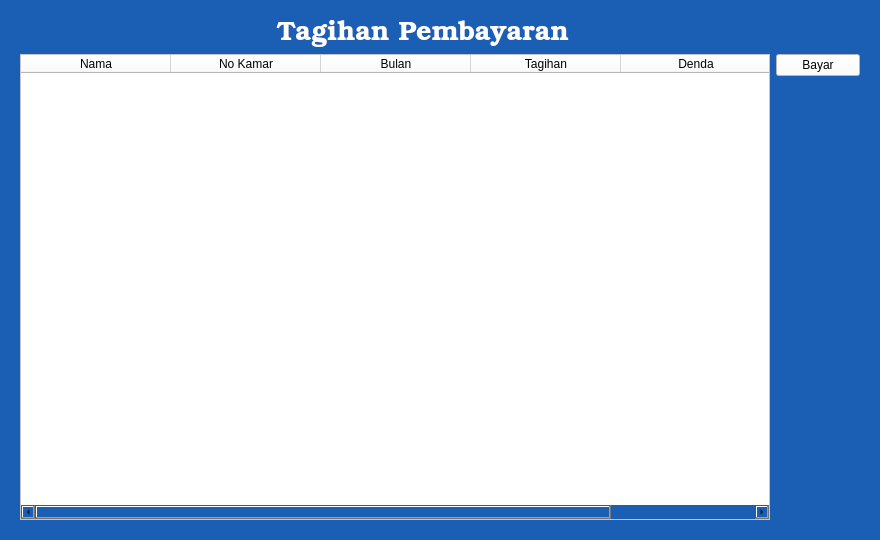
<?xml version="1.0" encoding="UTF-8"?>
<ui version="4.0">
 <class>Form</class>
 <widget class="QWidget" name="Form">
  <property name="geometry">
   <rect>
    <x>0</x>
    <y>0</y>
    <width>880</width>
    <height>540</height>
   </rect>
  </property>
  <property name="windowTitle">
   <string>Form</string>
  </property>
  <property name="styleSheet">
   <string notr="true">background-color: rgb(26, 95, 180);</string>
  </property>
  <layout class="QGridLayout" name="gridLayout_2">
   <item row="0" column="0">
    <widget class="QWidget" name="widget_pembayaran" native="true">
     <layout class="QGridLayout" name="gridLayout">
      <item row="3" column="3">
       <layout class="QVBoxLayout" name="verticalLayout_2">
        <item>
         <widget class="QPushButton" name="pb_bayar">
          <property name="styleSheet">
           <string notr="true">background-color: rgb(255, 255, 255);</string>
          </property>
          <property name="text">
           <string>Bayar</string>
          </property>
         </widget>
        </item>
        <item>
         <spacer name="verticalSpacer_2">
          <property name="orientation">
           <enum>Qt::Vertical</enum>
          </property>
          <property name="sizeHint" stdset="0">
           <size>
            <width>20</width>
            <height>40</height>
           </size>
          </property>
         </spacer>
        </item>
       </layout>
      </item>
      <item row="1" column="0">
       <spacer name="horizontalSpacer">
        <property name="orientation">
         <enum>Qt::Horizontal</enum>
        </property>
        <property name="sizeType">
         <enum>QSizePolicy::Maximum</enum>
        </property>
        <property name="sizeHint" stdset="0">
         <size>
          <width>250</width>
          <height>20</height>
         </size>
        </property>
       </spacer>
      </item>
      <item row="3" column="0" colspan="3">
       <widget class="QTableWidget" name="tableWidget">
        <property name="sizePolicy">
         <sizepolicy hsizetype="Maximum" vsizetype="Ignored">
          <horstretch>0</horstretch>
          <verstretch>0</verstretch>
         </sizepolicy>
        </property>
        <property name="minimumSize">
         <size>
          <width>750</width>
          <height>0</height>
         </size>
        </property>
        <property name="styleSheet">
         <string notr="true">background-color: rgb(255, 255, 255);
font: 300 11pt &quot;URW Bookman&quot;;</string>
        </property>
        <property name="selectionMode">
         <enum>QAbstractItemView::SingleSelection</enum>
        </property>
        <property name="selectionBehavior">
         <enum>QAbstractItemView::SelectColumns</enum>
        </property>
        <attribute name="horizontalHeaderCascadingSectionResizes">
         <bool>true</bool>
        </attribute>
        <attribute name="horizontalHeaderDefaultSectionSize">
         <number>150</number>
        </attribute>
        <column>
         <property name="text">
          <string>Nama</string>
         </property>
        </column>
        <column>
         <property name="text">
          <string>No Kamar</string>
         </property>
        </column>
        <column>
         <property name="text">
          <string>Bulan</string>
         </property>
        </column>
        <column>
         <property name="text">
          <string>Tagihan</string>
         </property>
        </column>
        <column>
         <property name="text">
          <string>Denda</string>
         </property>
        </column>
       </widget>
      </item>
      <item row="1" column="1">
       <widget class="QLabel" name="label">
        <property name="font">
         <font>
          <family>URW Bookman</family>
          <pointsize>20</pointsize>
         </font>
        </property>
        <property name="styleSheet">
         <string notr="true">color : rgb(255, 255, 255)</string>
        </property>
        <property name="text">
         <string>Tagihan Pembayaran</string>
        </property>
        <property name="alignment">
         <set>Qt::AlignRight|Qt::AlignTrailing|Qt::AlignVCenter</set>
        </property>
       </widget>
      </item>
     </layout>
    </widget>
   </item>
  </layout>
 </widget>
 <resources/>
 <connections/>
</ui>
